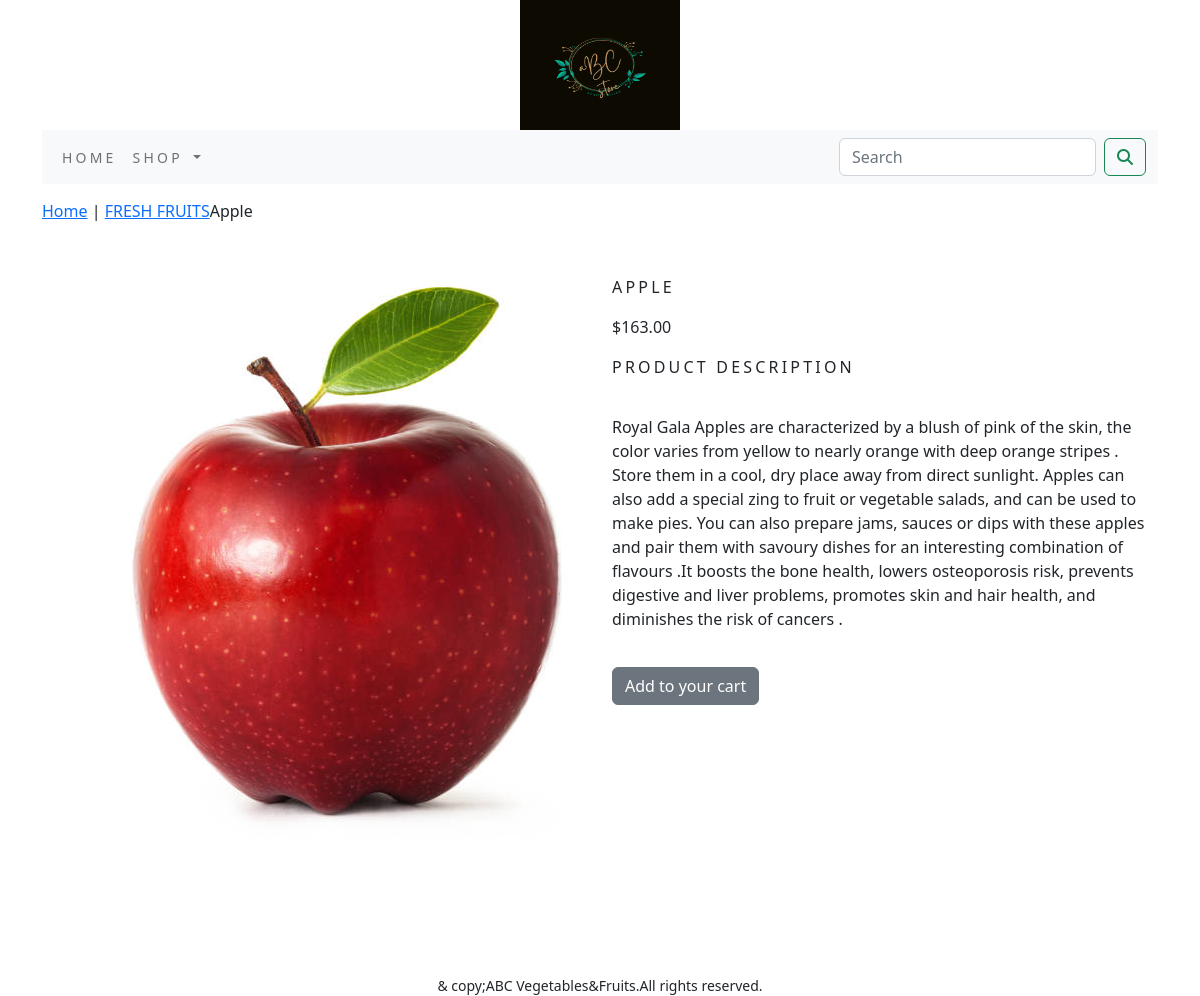
Page /shop/fruits-fresh/apple/ on the committed database.
### shop/models.py (models this page shows, shortened)
class Product(models.Model):
    name=models.CharField(max_length=250,unique=True)
    slug=models.SlugField(max_length=250,unique=True)
    desc=models.TextField(blank=True)
    price=models.DecimalField(max_digits=10,decimal_places=2)
    category=models.ForeignKey(Category,on_delete=models.CASCADE)
    img=models.ImageField(upload_to='product',blank=True)
    stock=models.IntegerField()
    avilable=models.BooleanField(default=True)
    created=models.DateTimeField(auto_now_add=True)
    updated=models.DateTimeField(auto_now=True)
    class Meta:
        ordering = ('name',)
        verbose_name = 'product'
        verbose_name_plural = 'products'

class Category(models.Model):
    name=models.CharField(max_length=250,unique=True)
    slug=models.SlugField(max_length=250,unique=True)
    desc=models.TextField(blank=True)
    img=models.ImageField(upload_to='category',blank=True)
    class Meta:
        ordering=('name',)
        verbose_name='category'
        verbose_name_plural='categories'
    def get_url(self):
        return reverse('shop:products_by_category',args=[self.slug])
    def __str__(self):
        return '{}'.format(self.name)

### shop/views.py (the view)
# urls.py: path('<slug:c_slug>/<slug:product_slug>/',views.ProDetail,name='prodcatdetail')
def ProDetail(request,c_slug,product_slug):
    try:
        product=Product.objects.get(category__slug=c_slug,slug=product_slug)
    except Exception as e:
        raise e
    return render(request,'product.html',{'product':product})

### cart/context_processors.py (called while the page is built)
def counter(request):
    item_count = 0
    if 'admin' in request.path:
        return {}
    else:
        try:
            cart=Cart.objects.filter(cart_id=_cart_id(request))
            cart_items=CartItem.objects.all().filter(cart=cart[:1])
            for cart_item in cart_items:
                item_count += cart_item.quantity
        except Cart.DoesNotExist:
            item_count = 0
    return dict(item_count=item_count)

### cart/views.py (called while the page is built)
def _cart_id(request):
    cart=request.session.session_key
    if not cart:
        cart=request.session.create()
    return cart

### shop/context_processors.py (called while the page is built)
def menu_links(request):
    links=Category.objects.all()
    return dict(links=links)

### templates/product.html (shortened to what this page needs)
{% extends 'base.html' %}
{% load static %}
{% block content %}
<div class="row my_prod_row_class">
   <div class="mx-auto">
      <p><a href="{% url 'shop:allProdCat' %}">Home</a> | <a href="{{product.category.get_url}}">{{product.category}}</a>{{product.name}}</p>
   </div>
<div class="container">
<br>
<div class="row">
<div class="col-12 col-sm-12 col-md-12 col-lg-6 text-center">
   <div style="min-width:18rem;">
      <img src="{{product.img.url}}" alt="{{product.name}}">
   </div>
</div>
   <div class="col-12 col-sm-12 col-md-12 col-lg-6">
      <div class="row">
      <h1 class="my_prod_title">{{product.name}}</h1>
      <p>${{product.price}}</p>
      <p class="my_title">Product Description</p>
      <p class="text-justify my_prod_text">{{product.desc}}</p>
      {% if product.stock <= 0 %}
      <p class="text_justify my_prod_text"><b>Out of stock</b></p>
      {% else %}
      <p><a class="btn btn-secondary" href="{% url 'cart:add_cart' product.id %}">Add to your cart</a></p>
      {% endif %}
      </div>
   </div>
</div>
</div>
</div>
{% endblock %}

### static/css/custom.css (style rules this page uses)
.my_title { letter-spacing:.2em; text-transform:uppercase; font-size:16px; }
.my_prod_row_class { padding-top:15px; padding-bottom:20px; }
.my_prod_title { font-size:16px; letter-spacing:.2em; text-transform:uppercase; padding-top:15px; padding-bottom:10px; }
.my_prod_text { padding:20px; }

### rows in the picture
Product: category "FRESH FRUITS", name "Apple", img (picture), name "APPLE", price "163.00", desc "Royal Gala Apples are characterized by a blush of pink of the skin, the color varies from yellow to nearly orange with deep orange stripes . Store them in a cool, dry place away from direct sunlight. Apples can also add a special zing to fruit or vegetable salads, and can be used to make pies. You can also prepare jams, sauces or dips with these apples and pair them with savoury dishes for an interesting combination of flavours .It boosts the bone health, lowers osteoporosis risk, prevents digestive and liver problems, promotes skin and hair health, and diminishes the risk of cancers ."
